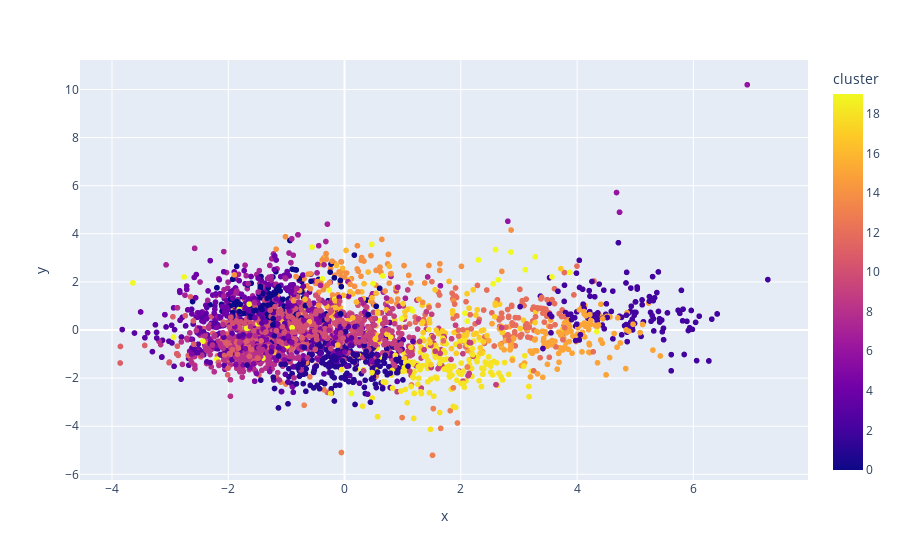

Notebook code cell kept with this figure:
### Code cell
# Visualizing the Clusters with PCA
from sklearn.decomposition import PCA

# Assuming 'data' is your DataFrame containing the dataset
# Replace 'name' and 'cluster_label' with the appropriate column names from your DataFrame
pca_pipeline = Pipeline([('scaler', StandardScaler()), ('PCA', PCA(n_components=2))])
song_embedding = pca_pipeline.fit_transform(X)
projection = pd.DataFrame(columns=['x', 'y'], data=song_embedding)

# Replace 'name' and 'cluster_label' with the appropriate column names from your DataFrame
projection['title'] = data['genres']
projection['cluster'] = data['cluster_label']

# Plotting
fig = px.scatter(
    projection, x='x', y='y', color='cluster', hover_data=['x', 'y', 'title'])
fig.show()

### Figure 1 — Plotly figure (JSON) as saved in the notebook; plotly's stock layout.template omitted (floating-point values rounded to 4 significant figures; data arrays with more than 128 entries replaced by an {"elided": "..."} marker saying what was removed)
{"data": [{"customdata": {"elided": "2973x1 str values"}, "hovertemplate": "x=%{x}<br>y=%{y}<br>title=%{customdata[0]}<br>cluster=%{marker.color}<extra></extra>", "legendgroup": "", "marker": {"color": {"elided": "2973 int values"}, "coloraxis": "coloraxis", "symbol": "circle"}, "mode": "markers", "name": "", "showlegend": false, "type": "scattergl", "x": {"elided": "2973 float values"}, "xaxis": "x", "y": {"elided": "2973 float values"}, "yaxis": "y"}], "layout": {"autosize": true, "coloraxis": {"colorbar": {"title": {"text": "cluster"}}, "colorscale": [[0, "#0d0887"], [0.1111, "#46039f"], [0.2222, "#7201a8"], [0.3333, "#9c179e"], [0.4444, "#bd3786"], [0.5556, "#d8576b"], [0.6667, "#ed7953"], [0.7778, "#fb9f3a"], [0.8889, "#fdca26"], [1, "#f0f921"]]}, "legend": {"tracegroupgap": 0}, "margin": {"t": 60}, "xaxis": {"anchor": "y", "autorange": true, "domain": [0, 1], "range": [-4.535, 7.956], "title": {"text": "x"}, "type": "linear"}, "yaxis": {"anchor": "x", "autorange": true, "domain": [0, 1], "range": [-6.4, 11.39], "title": {"text": "y"}, "type": "linear"}}}
